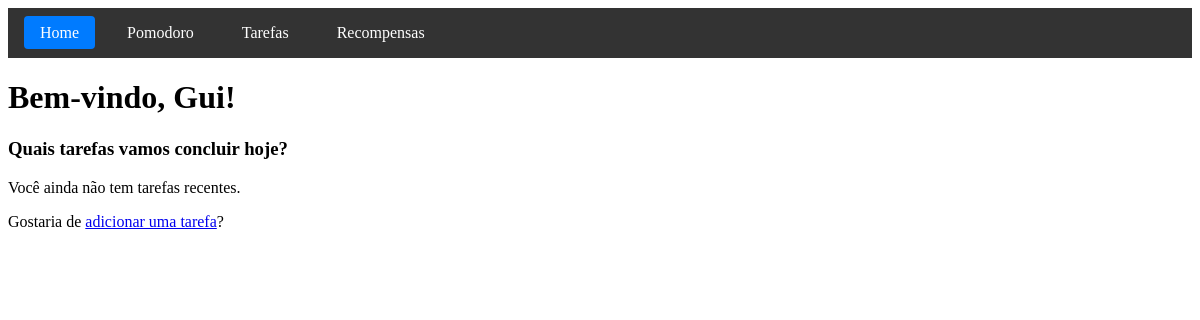
/ (signed in), run on an earlier commit of the app's database.
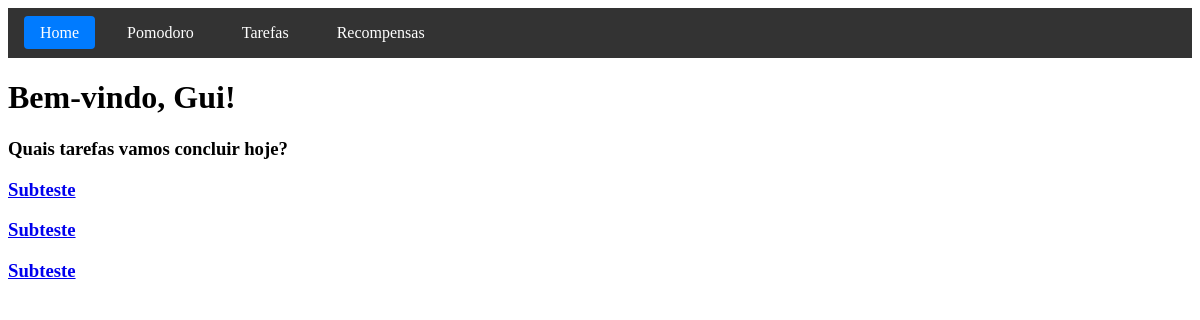
And on a later commit of the database.
### task/models.py (models this page shows)
class Task(models.Model):
    user = models.ForeignKey(User, on_delete=models.CASCADE, related_name='tasks')
    title = models.CharField(max_length=255)
    description = models.TextField(null=True, blank=True)
    due_date = models.DateTimeField(null=True, blank=True)
    is_completed = models.BooleanField(default=False)
    created_at = models.DateTimeField(auto_now_add=True)
    updated_at = models.DateTimeField(auto_now=True)

### home/views.py (the view)
# urls.py: path('', views.home, name='home'),
def home(request):
    if request.user.is_authenticated:
        tasks = Task.objects.filter(user=request.user, is_completed=False).order_by('-created_at')[:5]
        return render(request, 'home/home.html', {'tasks': tasks})
    else:
        return redirect('authentication:login')

### home/templates/home/home.html (shortened to what this page needs)
{% extends 'base.html' %}
{% load static %}
{% block extra_css %}
<link rel="stylesheet" href="{% static 'home/css/home.css' %}">
{% endblock %}
{% block content %}
<div id="welcome-message">
    {% if user.is_authenticated %}
        <h1>Bem-vindo, {{ user.username }}!</h1>
    {% else %}
        <p>Você não está logado.</p>
        <p>Clique aqui para fazer login: <a href="{% url 'authentication:login' %}">Login</a></p>
    {% endif %}
</div>
<h3>Quais tarefas vamos concluir hoje?</h3>
<div id="recent-tasks">
    {% for task in tasks %}
        <h3><a href="{% url 'task:tasks' %}">{{ task.title }}</a></h3>
    {% empty %}
        <p>Você ainda não tem tarefas recentes.</p>
        <p>Gostaria de <a href="{% url 'task:new' %}">adicionar uma tarefa</a>?</p>
    {% endfor %}
</div>
{% endblock %}

What changed in the data, as far as the page shows it:
added Task: title "Subteste"
added Task: title "Subteste"
added Task: title "Subteste"
Also different on the page:
text no longer shown: "Você ainda não tem tarefas recentes. Gostaria de adicionar uma tarefa ?"
